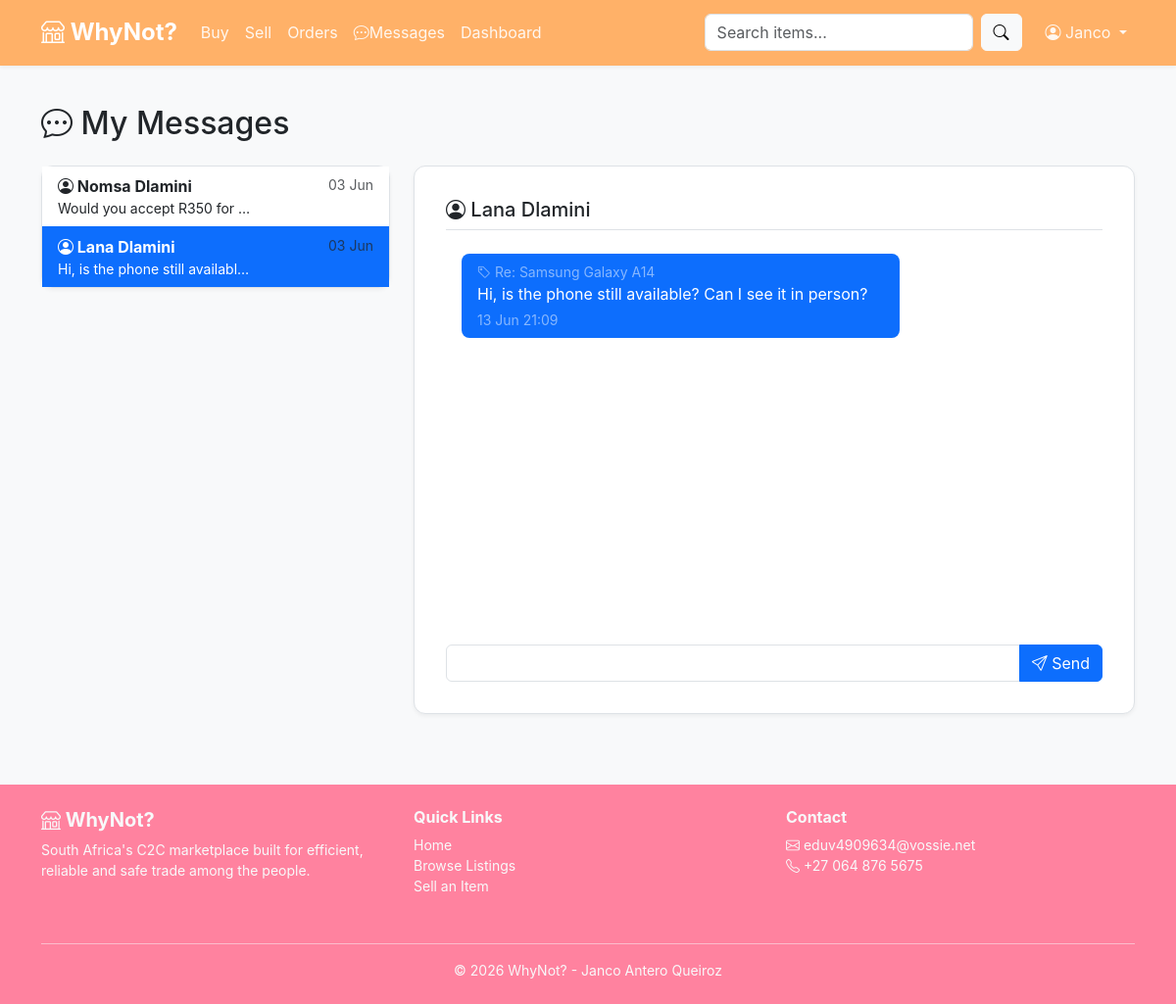
The page /messages.php?with=2 (signed in) on the database its author committed.
### tables this page shows
CREATE TABLE users (
    user_id                 INT AUTO_INCREMENT PRIMARY KEY,
    username                VARCHAR(50) NOT NULL UNIQUE,
    email                   VARCHAR(100) NOT NULL UNIQUE,
    password_hash           VARCHAR(255) NOT NULL,
    first_name              VARCHAR(50),
    last_name               VARCHAR(50),
    phone                   VARCHAR(20), 
    profile_image           VARCHAR(255),
    location_user           VARCHAR(100),
    role_user               ENUM('buyer', 'seller', 'admin') NOT NULL DEFAULT 'buyer',
    is_verified             BOOLEAN NOT NULL DEFAULT FALSE,
    verification_status     ENUM ('none', 'pending', 'approved', 'rejected') NOT NULL DEFAULT 'none',
    created_at              TIMESTAMP DEFAULT CURRENT_TIMESTAMP,
    updated_at              TIMESTAMP DEFAULT CURRENT_TIMESTAMP ON UPDATE CURRENT_TIMESTAMP
);

CREATE TABLE messages (
    message_id        INT AUTO_INCREMENT PRIMARY KEY,
    product_id        INT NULL,
    sender_id         INT NOT NULL,
    receiver_id       INT NOT NULL,
    prod_title        VARCHAR(150),
    sender_name       VARCHAR(100),
    content           TEXT NOT NULL,
    is_read           BOOLEAN NOT NULL DEFAULT FALSE,
    created_at        TIMESTAMP DEFAULT CURRENT_TIMESTAMP,

    FOREIGN KEY (product_id) REFERENCES products(product_id) ON DELETE SET NULL,
    FOREIGN KEY (sender_id) REFERENCES users(user_id),
    FOREIGN KEY (receiver_id) REFERENCES users(user_id),

    INDEX idx_sender (sender_id),
    INDEX idx_receiver (receiver_id),
    INDEX idx_unread (receiver_id, is_read)
);

CREATE TABLE products(
    product_id          INT AUTO_INCREMENT PRIMARY KEY,
    seller_id           INT NOT NULL,
    category_id         INT NOT NULL,
    prod_title          VARCHAR(150) NOT NULL,
    prod_description    TEXT,
    price               DECIMAL(10,2) NOT NULL,
    condition_status    ENUM('New', 'Like New', 'Good', 'Fair', 'Poor') NOT NULL DEFAULT 'Good',
    image_url           VARCHAR(255),
    location_user       VARCHAR(100),
    prod_status         ENUM('active', 'sold', 'pending', 'removed') NOT NULL DEFAULT 'active',
    views               INT NOT NULL DEFAULT 0,
    created_at          TIMESTAMP DEFAULT CURRENT_TIMESTAMP,
    updated_at          TIMESTAMP DEFAULT CURRENT_TIMESTAMP ON UPDATE CURRENT_TIMESTAMP,

    FOREIGN KEY (seller_id) REFERENCES users(user_id) ON DELETE CASCADE,
    FOREIGN KEY (category_id) REFERENCES categories(category_id),

    INDEX idx_seller (seller_id),
    INDEX idx_category (category_id),
    INDEX idx_status (prod_status)  
);

### includes/authentication.php (called while the page is built, shortened)
<?php
function current_user_id(): ?int {
    return $_SESSION['user_id'] ?? null;
}
?>

### messages.php (the view, shortened to what this page needs)
<?php
require_once __DIR__ . '/includes/db.php';
require_once __DIR__ . '/includes/authentication.php';
$me = current_user_id();
$with = isset($_GET['with']) ? (int)$_GET['with'] : 0;
if ($with > 0) {
    $pdo->prepare("UPDATE messages SET is_read = TRUE WHERE sender_id = ? AND receiver_id = ?")
        ->execute([$with, $me]);
}
$convStmt = $pdo->prepare("
    SELECT
        u.user_id, u.first_name, u.last_name,
        MAX(m.created_at) AS last_message_time,
        SUM(CASE WHEN m.receiver_id = :me1 AND m.is_read = 0 THEN 1 ELSE 0 END) AS unread_count
    FROM messages m
    JOIN users u ON u.user_id = CASE WHEN m.sender_id = :me2 THEN m.receiver_id ELSE m.sender_id END
    WHERE m.sender_id = :me3 OR m.receiver_id = :me4
    GROUP BY u.user_id, u.first_name, u.last_name
    ORDER BY last_message_time DESC
");
$convStmt->execute([':me1' => $me, ':me2' => $me, ':me3' => $me, ':me4' => $me]);
$conversations = $convStmt->fetchAll();
$thread = [];
$otherUser = null;
if ($with > 0) {
    $stmt = $pdo->prepare("SELECT user_id, first_name, last_name FROM users WHERE user_id = ?");
    $stmt->execute([$with]);
    $otherUser = $stmt->fetch();
    if ($otherUser) {
        $stmt = $pdo->prepare("
            SELECT m.*, p.prod_title AS p_title FROM messages m
            LEFT JOIN products p ON m.product_id = p.product_id
            WHERE (m.sender_id = ? AND m.receiver_id = ?) OR (m.sender_id = ? AND m.receiver_id = ?)
            ORDER BY m.created_at ASC
        ");
        $stmt->execute([$me, $with, $with, $me]);
        $thread = $stmt->fetchAll();
    }
}
include __DIR__ . '/includes/header.php';
?>
<div class="container py-4">
    <h2 class="mb-4">
        <i class="bi bi-chat-dots"></i> My Messages
    </h2>
    <div class="row">
        <div class="col-md-4 mb-4">
            <div class="vd-form-card p-0">
                <div class="list-group list-group-flush">
                    <?php if (empty($conversations)): ?>
                        <div class="p-4 text-center text-muted">
                            <i class="bi bi-chat-square-dots fs-1"></i>
                            <p class="mt-2">No conversations yet.</p>
                        </div>
                    <?php else: ?>
                        <?php foreach ($conversations as $c): ?>
                            <a href="messages.php?with=<?= $c['user_id'] ?>"
                                 class="list-group-item list-group-item-action <?= $with == $c['user_id'] ? 'active' : '' ?>">
                                  <div class="d-flex justify-content-between align-items-start">
                                       <div class="flex-grow-1 me-2">
                                        <div class="fw-bold">
                                            <i class="bi bi-person-circle"></i> <?= htmlspecialchars($c['first_name'] . ' ' . $c['last_name']) ?>
                                        </div>
                                        <small class="d-block text-truncate" style="max-width: 200px;">
                                            <?= htmlspecialchars(mb_substr((string)($c['preview'] ?? ''), 0, 60)) ?>
                                        </small>
                                    </div>
                                    <div class="text-end">
                                        <small class="text-muted d-block"><?= date('d M', strtotime($c['last_message_time'])) ?></small>
                                    </div>
                                 </div>
                            </a>
                        <?php endforeach; ?>
                    <?php endif; ?>
                </div>
            </div>
        </div>
         <div class="col-md-8">
            <?php if ($with > 0 && $otherUser): ?>
                <div class="vd-form-card d-flex flex-column" style="height: 70vh;">
                    <div class="border-bottom pb-2 mb-3">
                        <h5 class="mb-0">
                            <i class="bi bi-person-circle"></i>
                            <?= htmlspecialchars(($otherUser['first_name'] ?? '') . ' ' . ($otherUser['last_name'] ?? '')) ?>
                        </h5>
                    </div>
                    <div class="flex-grow-1 overflow-auto mb-3" id="messages-area">
                        <?php if (empty($thread)): ?>
                            <p class="tex-center text-muted mt-4">No messages yet.</p>
                        <?php else: ?>
                            <?php foreach ($thread as $m): ?>
                                <?php $isMine = $m['sender_id'] == $me; ?>
                                <div class="p-2 px-3 rounded-3 <?= $isMine ? 'justify-conent-end' : 'justify-content-start' ?>">
                                    <div class="p-2 px-3 rounded-3 <?= $isMine ? 'bg-primary text-white' : 'bg-light border' ?>" style="max-width: 70%;">
                                        <?php if (!empty($m['p_title'])): ?>
                                            <small class=" <?= $isMine ? 'text-white-50' : 'text-muted' ?> d-block">
                                                <i class="bi bi-tag"></i> Re: <?= htmlspecialchars($m['p_title']) ?>
                                            </small>
                                        <?php endif; ?>
                                        <div><?= nl2br(htmlspecialchars($m['content'])) ?></div>
                                        <small class="<?= $isMine ? 'text-white-50' : 'text-muted' ?> d-block mt-1">
                                            <?= date('s M H:i', strtotime($m['created_at'])) ?>
                                        </small>
                                    </div>
                                </div>
                            <?php endforeach; ?>
                        <?php endif; ?>
                    </div>
                    <form method="POST" class="mt-auto">
                        <div class="input-group">
                            <textare name="content" class="form-control" rows="2" placeholder="Type a message..." required></textare>
                            <button type="submit" name="send_message" class="btn btn-primary">
                                <i class="bi bi-send"></i> Send
                            </button>
                        </div>
                    </form>
                </div>
                <?php endif; ?>
         </div>
    </div>
</div>
<?php include __DIR__ . '/includes/footer.php'; ?>

### css/styles.css (style rules this page uses)
:root { --vd-primary: #ffb168; --vd-primary-dark: #ff829f; --vd-accent: #f4a261; --vd-accent-dark: #e07a3a; --vd-success: #2a9d8f; --vd-danger: #e63946; --vd-bg: #f8f9fa; --vd-card-bg: #ffffff; --vd-text: #212529; --vd-text-muted: #6c757d; --vd-border: #dee2e6; --vd-primary-light: #ff829f; --vd-radius: 12px; --vd-shadow-sm: 0 2px 4px rgba(0,0,0,0.05); --vd-shadow-md: 0 4px 12px rgba(0,0,0,0.1); }
body { background: var(--vd-bg); color: var(--vd-text); font-family: -apple-system, BlinkMacSystemFont, 'Segoe UI', Roboto, 'Helvetica Neue', Arial, sans-serif; }
.vd-form-card { background: var(--vd-card-bg); border: 1px solid var(--vd-border); border-radius: var(--vd-radius); padding: 2rem; box-shadow: var(--vd-shadow-sm); }

### rows shown on the page
users: first_name+last_name "Nomsa Dlamini", preview "Would you accept R350 for…", last_message_time "03 Jun"
users: first_name+last_name "Lana Dlamini", preview "Hi, is the phone still availabl…", last_message_time "03 Jun"
messages: product.prod_title "Samsung Galaxy A14", content "Hi, is the phone still available? Can I see it in person?", created_at "13 Jun 21:09"

### other values the page prints
current_user_name() "Janco"
